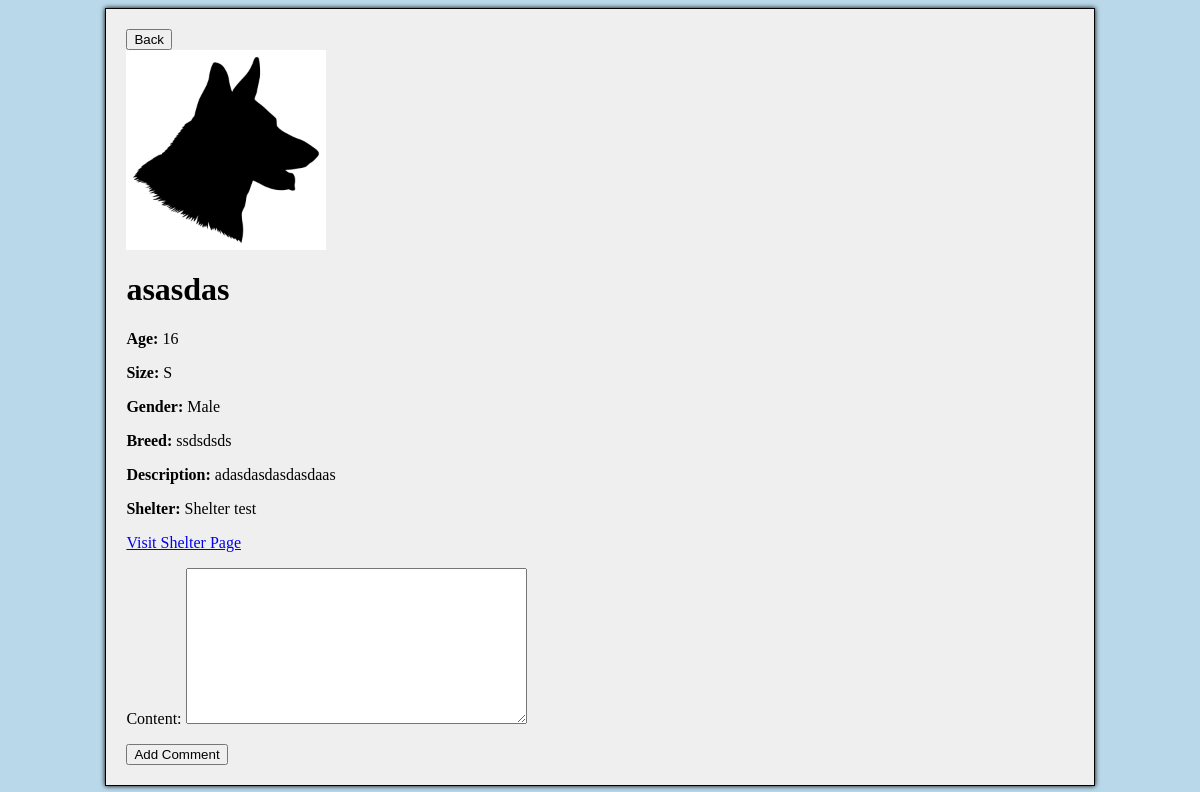
/dogs/24/, run on an earlier commit of the app's database.
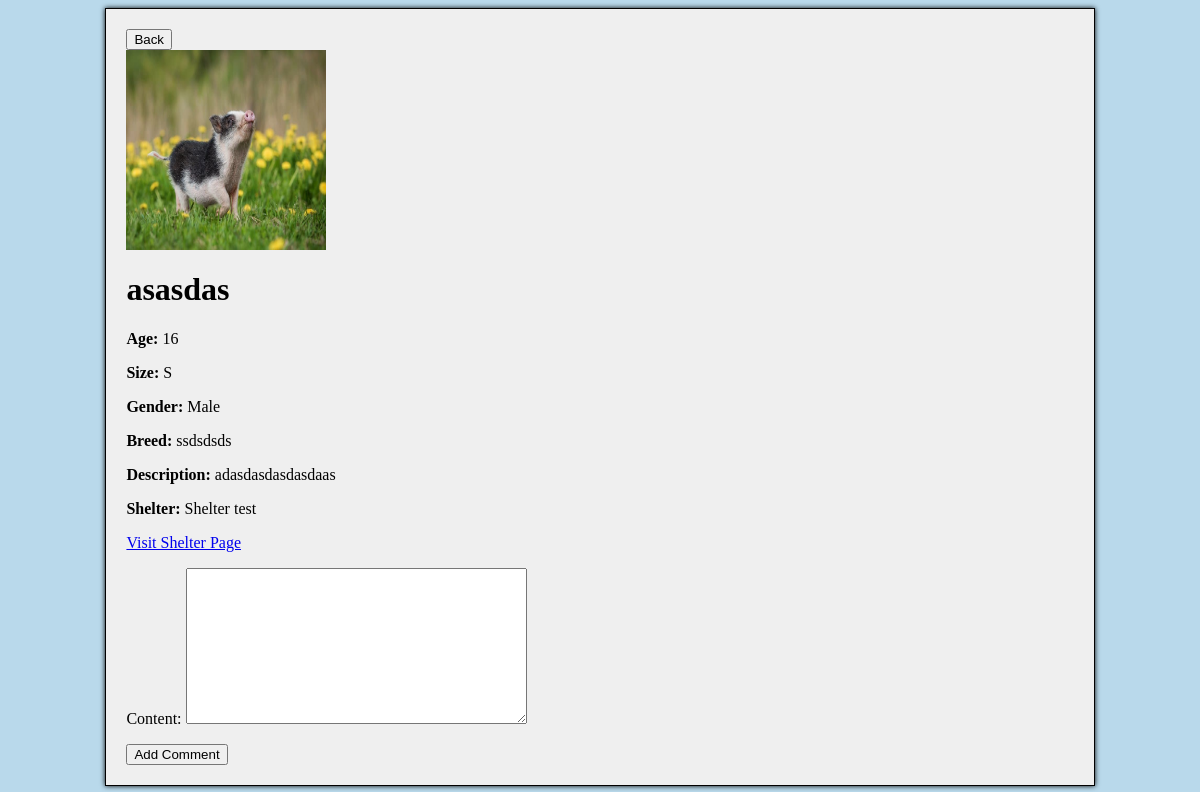
And on a later commit of the database.
### gui/models.py (models this page shows, shortened)
class DogAdoptionPost(models.Model):
    GENDER_CHOICES = [
        ('male', 'Male'),
        ('female', 'Female'),
    ]
    SIZE_CHOICES = [
        ('XS', 'Extra Small'),
        ('S', 'Small'),
        ('M', 'Medium'),
        ('L', 'Large'),
        ('XL', 'Extra Large'),
    ]
    ADOPTION_STAGE_CHOICES = [
        ('active', 'Active'),
        ('in_process', 'In Process'),
        ('completed', 'Completed'),
    ]
    name = models.CharField(max_length=255)
    age = models.PositiveIntegerField()
    gender = models.CharField(max_length=6, choices=GENDER_CHOICES)
    breed = models.CharField(max_length=255)
    description = models.TextField(blank=True)
    shelter = models.ForeignKey(Shelter, on_delete=models.CASCADE, null=True)
    image = models.ImageField(upload_to='dogs/', blank=True, null=True)
    size = models.CharField(max_length=2, choices=SIZE_CHOICES, default='M')
    adoption_stage = models.CharField(max_length=20, choices=ADOPTION_STAGE_CHOICES, default='active')

class Shelter(models.Model):
    user = models.OneToOneField(get_user_model(), on_delete=models.CASCADE, related_name='shelter', limit_choices_to={'role': 'shelter'}, null=True)
    name = models.CharField(max_length=255)
    working_hours = models.TextField()
    phone = models.CharField(max_length=20)
    address = models.CharField(max_length=255, default='')
    latitude = models.FloatField(default=0.0)
    longitude = models.FloatField(default=0.0)

### gui/views.py (the view)
# urls.py: path('dogs/<int:pk>/', DogDetailView.as_view(), name='dog_details'),
class DogDetailView(DetailView):
    model = DogAdoptionPost
    template_name = 'dog_details.html'
    context_object_name = 'dog'
    def get_context_data(self, **kwargs):
        context = super().get_context_data(**kwargs)
        context['comments'] = Comment.objects.filter(post=self.object)
        context['comment_form'] = CommentForm()
        return context

### gui/forms.py
class CommentForm(forms.ModelForm):
    class Meta:
        model = Comment
        fields = ('content',)

### gui/templates/dog_details.html (shortened to what this page needs)
{% extends "base_content.html" %}
{% load static %}
{% block content %}
<button onclick="history.back();">Back</button>
<div class="dog-details">
    <div class="dog-image">
        {% if dog.image %}
            <img src="{{ dog.image.url }}" style="width: 200px; height: 200px;">
        {% else %}
            <img src="{% static 'dog_silhouette.jpg' %}" style="width: 200px; height: 200px;">
        {% endif %}
    </div>
    <div class="dog-info">
        <h1>{{ dog.name }}</h1>
        <p><strong>Age:</strong> {{ dog.age }}</p>
        <p><strong>Size:</strong> {{ dog.size }}</p>
        <p><strong>Gender:</strong> {{ dog.get_gender_display }}</p>
        <p><strong>Breed:</strong> {{ dog.breed }}</p>
        <p><strong>Description:</strong> {{ dog.description }}</p>
        <p><strong>Shelter:</strong> {{ dog.shelter.name }}</p>
        <a href="{% url 'shelter_details' dog.shelter.pk %}">Visit Shelter Page</a>
    </div>
</div>
    <form action="{% url 'add_comment_to_post' dog.pk %}" method="post">
        {{ comment_form.as_p }}
        <button type="submit">Add Comment</button>
    </form>
{% endblock %}

What changed in the data, as far as the page shows it:
changed DogAdoptionPost "asasdas": image: picture added
